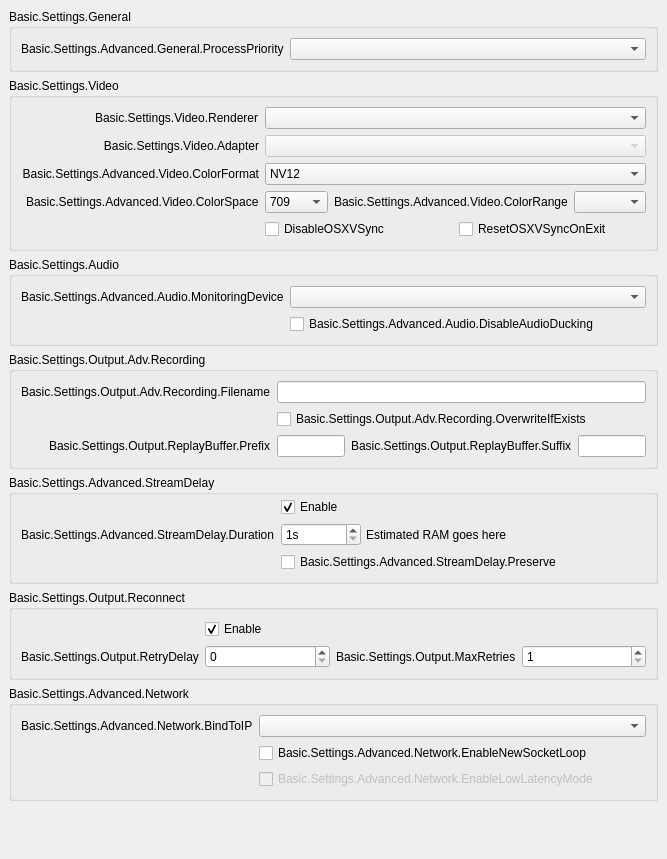
           <widget class="QWidget" name="scrollAreaWidgetContents">
            <property name="geometry">
             <rect>
              <x>0</x>
              <y>0</y>
              <width>667</width>
              <height>851</height>
             </rect>
            </property>
            <layout class="QVBoxLayout" name="verticalLayout_16">
             <property name="leftMargin">
              <number>0</number>
             </property>
             <property name="topMargin">
              <number>0</number>
             </property>
             <property name="rightMargin">
              <number>0</number>
             </property>
             <property name="bottomMargin">
              <number>9</number>
             </property>
             <item alignment="Qt::AlignTop">
              <widget class="QWidget" name="widget_11" native="true">
               <layout class="QVBoxLayout" name="verticalLayout_17">
                <item>
                 <widget class="QGroupBox" name="advancedGeneralGroupBox">
                  <property name="title">
                   <string>Basic.Settings.General</string>
                  </property>
                  <layout class="QFormLayout" name="formLayout_22">
                   <property name="fieldGrowthPolicy">
                    <enum>QFormLayout::AllNonFixedFieldsGrow</enum>
                   </property>
                   <item row="0" column="0">
                    <widget class="QLabel" name="processPriorityLabel">
                     <property name="text">
                      <string>Basic.Settings.Advanced.General.ProcessPriority</string>
                     </property>
                     <property name="buddy">
                      <cstring>processPriority</cstring>
                     </property>
                    </widget>
                   </item>
                   <item row="0" column="1">
                    <widget class="QComboBox" name="processPriority"/>
                   </item>
                  </layout>
                 </widget>
                </item>
                <item>
                 <widget class="QGroupBox" name="advancedVideoContainer">
                  <property name="title">
                   <string>Basic.Settings.Video</string>
                  </property>
                  <layout class="QFormLayout" name="formLayout_14">
                   <property name="fieldGrowthPolicy">
                    <enum>QFormLayout::AllNonFixedFieldsGrow</enum>
                   </property>
                   <property name="labelAlignment">
                    <set>Qt::AlignRight|Qt::AlignTrailing|Qt::AlignVCenter</set>
                   </property>
                   <item row="0" column="0">
                    <widget class="QLabel" name="rendererLabel">
                     <property name="text">
                      <string>Basic.Settings.Video.Renderer</string>
                     </property>
                     <property name="buddy">
                      <cstring>renderer</cstring>
                     </property>
                    </widget>
                   </item>
                   <item row="0" column="1">
                    <widget class="QComboBox" name="renderer">
                     <property name="currentText">
                      <string notr="true"/>
                     </property>
                    </widget>
                   </item>
                   <item row="1" column="0">
                    <widget class="QLabel" name="adapterLabel">
                     <property name="text">
                      <string>Basic.Settings.Video.Adapter</string>
                     </property>
                     <property name="alignment">
                      <set>Qt::AlignRight|Qt::AlignTrailing|Qt::AlignVCenter</set>
                     </property>
                     <property name="buddy">
                      <cstring>adapter</cstring>
                     </property>
                    </widget>
                   </item>
                   <item row="1" column="1">
                    <widget class="QComboBox" name="adapter">
                     <property name="enabled">
                      <bool>false</bool>
                     </property>
                     <property name="currentText">
                      <string notr="true"/>
                     </property>
                    </widget>
                   </item>
                   <item row="2" column="0">
                    <widget class="QLabel" name="label_30">
                     <property name="minimumSize">
                      <size>
                       <width>0</width>
                       <height>0</height>
                      </size>
                     </property>
                     <property name="text">
                      <string>Basic.Settings.Advanced.Video.ColorFormat</string>
                     </property>
                     <property name="alignment">
                      <set>Qt::AlignRight|Qt::AlignTrailing|Qt::AlignVCenter</set>
                     </property>
                     <property name="buddy">
                      <cstring>colorFormat</cstring>
                     </property>
                    </widget>
                   </item>
                   <item row="2" column="1">
                    <widget class="QComboBox" name="colorFormat">
                     <item>
                      <property name="text">
                       <string notr="true">NV12</string>
                      </property>
                     </item>
                     <item>
                      <property name="text">
                       <string notr="true">I420</string>
                      </property>
                     </item>
                     <item>
                      <property name="text">
                       <string>I444</string>
                      </property>
                     </item>
                     <item>
                      <property name="text">
                       <string notr="true">RGB</string>
                      </property>
                     </item>
                    </widget>
                   </item>
                   <item row="4" column="1">
                    <layout class="QHBoxLayout" name="horizontalLayout_18">
                     <property name="leftMargin">
                      <number>0</number>
                     </property>
                     <property name="topMargin">
                      <number>0</number>
                     </property>
                     <property name="rightMargin">
                      <number>0</number>
                     </property>
                     <property name="bottomMargin">
                      <number>0</number>
                     </property>
                     <item>
                      <widget class="QCheckBox" name="disableOSXVSync">
                       <property name="text">
                        <string>DisableOSXVSync</string>
                       </property>
                      </widget>
                     </item>
                     <item>
                      <widget class="QCheckBox" name="resetOSXVSync">
                       <property name="text">
                        <string>ResetOSXVSyncOnExit</string>
                       </property>
                      </widget>
                     </item>
                    </layout>
                   </item>
                   <item row="3" column="1">
                    <layout class="QHBoxLayout" name="horizontalLayout_20">
                     <property name="leftMargin">
                      <number>0</number>
                     </property>
                     <property name="topMargin">
                      <number>0</number>
                     </property>
                     <property name="rightMargin">
                      <number>0</number>
                     </property>
                     <property name="bottomMargin">
                      <number>0</number>
                     </property>
                     <item>
                      <widget class="QComboBox" name="colorSpace">
                       <item>
                        <property name="text">
                         <string notr="true">709</string>
                        </property>
                       </item>
                       <item>
                        <property name="text">
                         <string notr="true">601</string>
                        </property>
                       </item>
                      </widget>
                     </item>
                     <item>
                      <widget class="QLabel" name="label_34">
                       <property name="sizePolicy">
                        <sizepolicy hsizetype="Maximum" vsizetype="Preferred">
                         <horstretch>0</horstretch>
                         <verstretch>0</verstretch>
                        </sizepolicy>
                       </property>
                       <property name="text">
                        <string>Basic.Settings.Advanced.Video.ColorRange</string>
                       </property>
                       <property name="buddy">
                        <cstring>colorRange</cstring>
                       </property>
                      </widget>
                     </item>
                     <item>
                      <widget class="QComboBox" name="colorRange"/>
                     </item>
                    </layout>
                   </item>
                   <item row="3" column="0">
                    <widget class="QLabel" name="label_33">
                     <property name="text">
                      <string>Basic.Settings.Advanced.Video.ColorSpace</string>
                     </property>
                     <property name="buddy">
                      <cstring>colorSpace</cstring>
                     </property>
                    </widget>
                   </item>
                  </layout>
                 </widget>
                </item>
                <item>
                 <widget class="QGroupBox" name="advAudioGroupBox">
                  <property name="title">
                   <string>Basic.Settings.Audio</string>
                  </property>
                  <layout class="QFormLayout" name="formLayout_27">
                   <property name="fieldGrowthPolicy">
                    <enum>QFormLayout::AllNonFixedFieldsGrow</enum>
                   </property>
                   <item row="0" column="0">
                    <widget class="QLabel" name="monitoringDeviceLabel">
                     <property name="text">
                      <string>Basic.Settings.Advanced.Audio.MonitoringDevice</string>
                     </property>
                     <property name="buddy">
                      <cstring>monitoringDevice</cstring>
                     </property>
                    </widget>
                   </item>
                   <item row="0" column="1">
                    <widget class="QComboBox" name="monitoringDevice"/>
                   </item>
                   <item row="1" column="1">
                    <widget class="QCheckBox" name="disableAudioDucking">
                     <property name="text">
                      <string>Basic.Settings.Advanced.Audio.DisableAudioDucking</string>
                     </property>
                    </widget>
                   </item>
                  </layout>
                 </widget>
                </item>
                <item>
                 <widget class="QGroupBox" name="groupBox_6">
                  <property name="title">
                   <string>Basic.Settings.Output.Adv.Recording</string>
                  </property>
                  <layout class="QFormLayout" name="formLayout_17">
                   <property name="fieldGrowthPolicy">
                    <enum>QFormLayout::AllNonFixedFieldsGrow</enum>
                   </property>
                   <property name="labelAlignment">
                    <set>Qt::AlignRight|Qt::AlignTrailing|Qt::AlignVCenter</set>
                   </property>
                   <item row="0" column="0">
                    <widget class="QLabel" name="label_7">
                     <property name="text">
                      <string>Basic.Settings.Output.Adv.Recording.Filename</string>
                     </property>
                     <property name="buddy">
                      <cstring>filenameFormatting</cstring>
                     </property>
                    </widget>
                   </item>
                   <item row="0" column="1">
                    <widget class="QLineEdit" name="filenameFormatting"/>
                   </item>
                   <item row="1" column="1">
                    <widget class="QCheckBox" name="overwriteIfExists">
                     <property name="text">
                      <string>Basic.Settings.Output.Adv.Recording.OverwriteIfExists</string>
                     </property>
                    </widget>
                   </item>
                   <item row="2" column="1">
                    <layout class="QHBoxLayout" name="horizontalLayout_14">
                     <property name="leftMargin">
                      <number>0</number>
                     </property>
                     <property name="topMargin">
                      <number>0</number>
                     </property>
                     <property name="rightMargin">
                      <number>0</number>
                     </property>
                     <property name="bottomMargin">
                      <number>0</number>
                     </property>
                     <item>
                      <widget class="QLineEdit" name="simpleRBPrefix"/>
                     </item>
                     <item>
                      <widget class="QLabel" name="label_58">
                       <property name="text">
                        <string>Basic.Settings.Output.ReplayBuffer.Suffix</string>
                       </property>
                       <property name="buddy">
                        <cstring>simpleRBSuffix</cstring>
                       </property>
                      </widget>
                     </item>
                     <item>
                      <widget class="QLineEdit" name="simpleRBSuffix"/>
                     </item>
                    </layout>
                   </item>
                   <item row="2" column="0">
                    <widget class="QLabel" name="label_57">
                     <property name="text">
                      <string>Basic.Settings.Output.ReplayBuffer.Prefix</string>
                     </property>
                     <property name="buddy">
                      <cstring>simpleRBPrefix</cstring>
                     </property>
                    </widget>
                   </item>
                  </layout>
                 </widget>
                </item>
                <item>
                 <widget class="QGroupBox" name="groupBox_5">
                  <property name="title">
                   <string>Basic.Settings.Advanced.StreamDelay</string>
                  </property>
                  <layout class="QFormLayout" name="formLayout_18">
                   <property name="fieldGrowthPolicy">
                    <enum>QFormLayout::AllNonFixedFieldsGrow</enum>
                   </property>
                   <property name="topMargin">
                    <number>2</number>
                   </property>
                   <item row="1" column="0">
                    <widget class="QLabel" name="label_56">
                     <property name="text">
                      <string>Basic.Settings.Advanced.StreamDelay.Duration</string>
                     </property>
                     <property name="buddy">
                      <cstring>streamDelaySec</cstring>
                     </property>
                    </widget>
                   </item>
                   <item row="1" column="1">
                    <widget class="QWidget" name="widget_12" native="true">
                     <property name="enabled">
                      <bool>true</bool>
                     </property>
                     <layout class="QHBoxLayout" name="horizontalLayout_13">
                      <property name="spacing">
                       <number>5</number>
                      </property>
                      <property name="leftMargin">
                       <number>0</number>
                      </property>
                      <property name="topMargin">
                       <number>0</number>
                      </property>
                      <property name="rightMargin">
                       <number>0</number>
                      </property>
                      <property name="bottomMargin">
                       <number>0</number>
                      </property>
                      <item>
                       <widget class="QSpinBox" name="streamDelaySec">
                        <property name="enabled">
                         <bool>true</bool>
                        </property>
                        <property name="sizePolicy">
                         <sizepolicy hsizetype="Maximum" vsizetype="Fixed">
                          <horstretch>0</horstretch>
                          <verstretch>0</verstretch>
                         </sizepolicy>
                        </property>
                        <property name="minimumSize">
                         <size>
                          <width>80</width>
                          <height>0</height>
                         </size>
                        </property>
                        <property name="suffix">
                         <string notr="true">s</string>
                        </property>
                        <property name="minimum">
                         <number>1</number>
                        </property>
                        <property name="maximum">
                         <number>1800</number>
                        </property>
                       </widget>
                      </item>
                      <item>
                       <widget class="QLabel" name="streamDelayInfo">
                        <property name="text">
                         <string notr="true">Estimated RAM goes here</string>
                        </property>
                       </widget>
                      </item>
                     </layout>
                    </widget>
                   </item>
                   <item row="2" column="1">
                    <widget class="QCheckBox" name="streamDelayPreserve">
                     <property name="text">
                      <string>Basic.Settings.Advanced.StreamDelay.Preserve</string>
                     </property>
                    </widget>
                   </item>
                   <item row="0" column="1">
                    <widget class="QCheckBox" name="streamDelayEnable">
                     <property name="text">
                      <string>Enable</string>
                     </property>
                     <property name="checked">
                      <bool>true</bool>
                     </property>
                    </widget>
                   </item>
                  </layout>
                 </widget>
                </item>
                <item>
                 <widget class="QGroupBox" name="groupBox_7">
                  <property name="title">
                   <string>Basic.Settings.Output.Reconnect</string>
                  </property>
                  <layout class="QFormLayout" name="formLayout_19">
                   <property name="fieldGrowthPolicy">
                    <enum>QFormLayout::AllNonFixedFieldsGrow</enum>
                   </property>
                   <item row="0" column="1">
                    <widget class="QCheckBox" name="reconnectEnable">
                     <property name="text">
                      <string>Enable</string>
                     </property>
                     <property name="checked">
                      <bool>true</bool>
                     </property>
                    </widget>
                   </item>
                   <item row="1" column="1">
                    <layout class="QHBoxLayout" name="horizontalLayout_19">
                     <property name="leftMargin">
                      <number>0</number>
                     </property>
                     <property name="topMargin">
                      <number>0</number>
                     </property>
                     <property name="rightMargin">
                      <number>0</number>
                     </property>
                     <property name="bottomMargin">
                      <number>0</number>
                     </property>
                     <item>
                      <widget class="QSpinBox" name="reconnectRetryDelay">
                       <property name="maximum">
                        <number>30</number>
                       </property>
                      </widget>
                     </item>
                     <item>
                      <widget class="QLabel" name="label_22">
                       <property name="sizePolicy">
                        <sizepolicy hsizetype="Maximum" vsizetype="Preferred">
                         <horstretch>0</horstretch>
                         <verstretch>0</verstretch>
                        </sizepolicy>
                       </property>
                       <property name="text">
                        <string>Basic.Settings.Output.MaxRetries</string>
                       </property>
                       <property name="buddy">
                        <cstring>reconnectMaxRetries</cstring>
                       </property>
                      </widget>
                     </item>
                     <item>
                      <widget class="QSpinBox" name="reconnectMaxRetries">
                       <property name="minimum">
                        <number>1</number>
                       </property>
                       <property name="maximum">
                        <number>10000</number>
                       </property>
                      </widget>
                     </item>
                    </layout>
                   </item>
                   <item row="1" column="0">
                    <widget class="QLabel" name="label_17">
                     <property name="text">
                      <string>Basic.Settings.Output.RetryDelay</string>
                     </property>
                     <property name="buddy">
                      <cstring>reconnectRetryDelay</cstring>
                     </property>
                    </widget>
                   </item>
                  </layout>
                 </widget>
                </item>
                <item>
                 <widget class="QGroupBox" name="advNetworkGroupBox">
                  <property name="title">
                   <string>Basic.Settings.Advanced.Network</string>
                  </property>
                  <layout class="QFormLayout" name="formLayout_23">
                   <property name="fieldGrowthPolicy">
                    <enum>QFormLayout::AllNonFixedFieldsGrow</enum>
                   </property>
                   <item row="0" column="1">
                    <widget class="QComboBox" name="bindToIP"/>
                   </item>
                   <item row="0" column="0">
                    <widget class="QLabel" name="label_27">
                     <property name="text">
                      <string>Basic.Settings.Advanced.Network.BindToIP</string>
                     </property>
                     <property name="buddy">
                      <cstring>bindToIP</cstring>
                     </property>
                    </widget>
                   </item>
                   <item row="1" column="1">
                    <widget class="QCheckBox" name="enableNewSocketLoop">
                     <property name="text">
                      <string>Basic.Settings.Advanced.Network.EnableNewSocketLoop</string>
                     </property>
                    </widget>
                   </item>
                   <item row="2" column="1">
                    <widget class="QCheckBox" name="enableLowLatencyMode">
                     <property name="enabled">
                      <bool>false</bool>
                     </property>
                     <property name="text">
                      <string>Basic.Settings.Advanced.Network.EnableLowLatencyMode</string>
                     </property>
                    </widget>
                   </item>
                  </layout>
                 </widget>
                </item>
                <item>
                 <widget class="QLabel" name="advancedMsg">
                  <property name="styleSheet">
                   <string notr="true">color: rgb(255, 0, 4);</string>
                  </property>
                  <property name="text">
                   <string notr="true"/>
                  </property>
                  <property name="wordWrap">
                   <bool>true</bool>
                  </property>
                 </widget>
                </item>
                <item>
                 <widget class="QLabel" name="advancedMsg2">
                  <property name="styleSheet">
                   <string notr="true">color: rgb(255, 0, 4);</string>
                  </property>
                  <property name="text">
                   <string notr="true"/>
                  </property>
                  <property name="wordWrap">
                   <bool>true</bool>
                  </property>
                 </widget>
                </item>
               </layout>
              </widget>
             </item>
            </layout>
           </widget>
